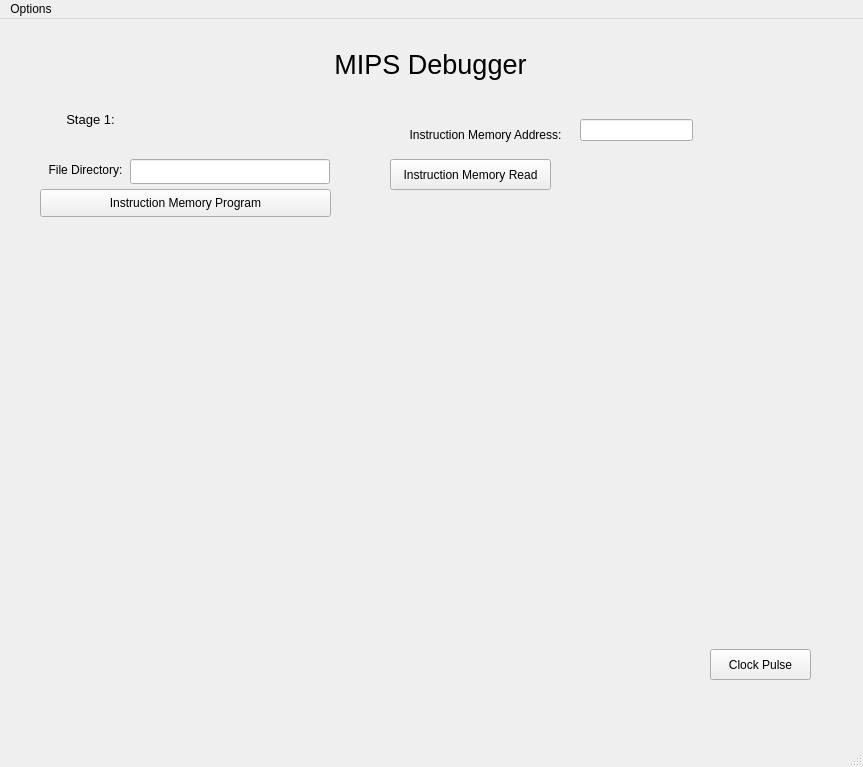
<?xml version="1.0" encoding="UTF-8"?>
<ui version="4.0">
 <class>main</class>
 <widget class="QMainWindow" name="main">
  <property name="geometry">
   <rect>
    <x>0</x>
    <y>0</y>
    <width>863</width>
    <height>767</height>
   </rect>
  </property>
  <property name="windowTitle">
   <string>MIPS Debugger</string>
  </property>
  <property name="tabShape">
   <enum>QTabWidget::Rounded</enum>
  </property>
  <widget class="QWidget" name="centralwidget">
   <widget class="QLabel" name="label_MIPS_Debugger">
    <property name="geometry">
     <rect>
      <x>290</x>
      <y>10</y>
      <width>281</width>
      <height>71</height>
     </rect>
    </property>
    <property name="font">
     <font>
      <pointsize>20</pointsize>
     </font>
    </property>
    <property name="text">
     <string>MIPS Debugger</string>
    </property>
    <property name="alignment">
     <set>Qt::AlignCenter</set>
    </property>
   </widget>
   <widget class="QPushButton" name="pushButton_clock">
    <property name="geometry">
     <rect>
      <x>710</x>
      <y>630</y>
      <width>101</width>
      <height>31</height>
     </rect>
    </property>
    <property name="text">
     <string>Clock Pulse</string>
    </property>
   </widget>
   <widget class="QLineEdit" name="LineEdit_File_Directory">
    <property name="geometry">
     <rect>
      <x>130</x>
      <y>140</y>
      <width>200</width>
      <height>25</height>
     </rect>
    </property>
   </widget>
   <widget class="QLabel" name="label_Stage1">
    <property name="geometry">
     <rect>
      <x>40</x>
      <y>80</y>
      <width>101</width>
      <height>41</height>
     </rect>
    </property>
    <property name="font">
     <font>
      <pointsize>10</pointsize>
     </font>
    </property>
    <property name="text">
     <string>Stage 1:</string>
    </property>
    <property name="scaledContents">
     <bool>false</bool>
    </property>
    <property name="alignment">
     <set>Qt::AlignCenter</set>
    </property>
   </widget>
   <widget class="QLabel" name="label__File_Directory">
    <property name="geometry">
     <rect>
      <x>30</x>
      <y>140</y>
      <width>111</width>
      <height>21</height>
     </rect>
    </property>
    <property name="text">
     <string>File Directory:</string>
    </property>
    <property name="alignment">
     <set>Qt::AlignCenter</set>
    </property>
   </widget>
   <widget class="QLabel" name="label_I_Read_Memory">
    <property name="geometry">
     <rect>
      <x>390</x>
      <y>100</y>
      <width>191</width>
      <height>31</height>
     </rect>
    </property>
    <property name="text">
     <string>Instruction Memory Address:</string>
    </property>
    <property name="alignment">
     <set>Qt::AlignCenter</set>
    </property>
   </widget>
   <widget class="QPushButton" name="pushButton_I_Memory_Read">
    <property name="geometry">
     <rect>
      <x>390</x>
      <y>140</y>
      <width>161</width>
      <height>31</height>
     </rect>
    </property>
    <property name="text">
     <string>Instruction Memory Read</string>
    </property>
   </widget>
   <widget class="QPushButton" name="pushButton_I_Memory_Program">
    <property name="geometry">
     <rect>
      <x>40</x>
      <y>170</y>
      <width>291</width>
      <height>28</height>
     </rect>
    </property>
    <property name="text">
     <string>Instruction Memory Program</string>
    </property>
   </widget>
   <widget class="QLineEdit" name="lineEdit_I_Memory_Address">
    <property name="geometry">
     <rect>
      <x>580</x>
      <y>100</y>
      <width>113</width>
      <height>22</height>
     </rect>
    </property>
    <property name="alignment">
     <set>Qt::AlignCenter</set>
    </property>
   </widget>
   <widget class="QLabel" name="label_Value_from_I_Memory">
    <property name="geometry">
     <rect>
      <x>570</x>
      <y>140</y>
      <width>111</width>
      <height>16</height>
     </rect>
    </property>
    <property name="text">
     <string/>
    </property>
    <property name="alignment">
     <set>Qt::AlignCenter</set>
    </property>
   </widget>
  </widget>
  <widget class="QMenuBar" name="menubar">
   <property name="geometry">
    <rect>
     <x>0</x>
     <y>0</y>
     <width>863</width>
     <height>26</height>
    </rect>
   </property>
   <widget class="QMenu" name="menuOptions">
    <property name="title">
     <string>Options</string>
    </property>
    <addaction name="actionClose"/>
   </widget>
   <addaction name="menuOptions"/>
  </widget>
  <widget class="QStatusBar" name="statusbar"/>
  <action name="actionClose">
   <property name="text">
    <string>Close</string>
   </property>
  </action>
 </widget>
 <resources/>
 <connections/>
</ui>
